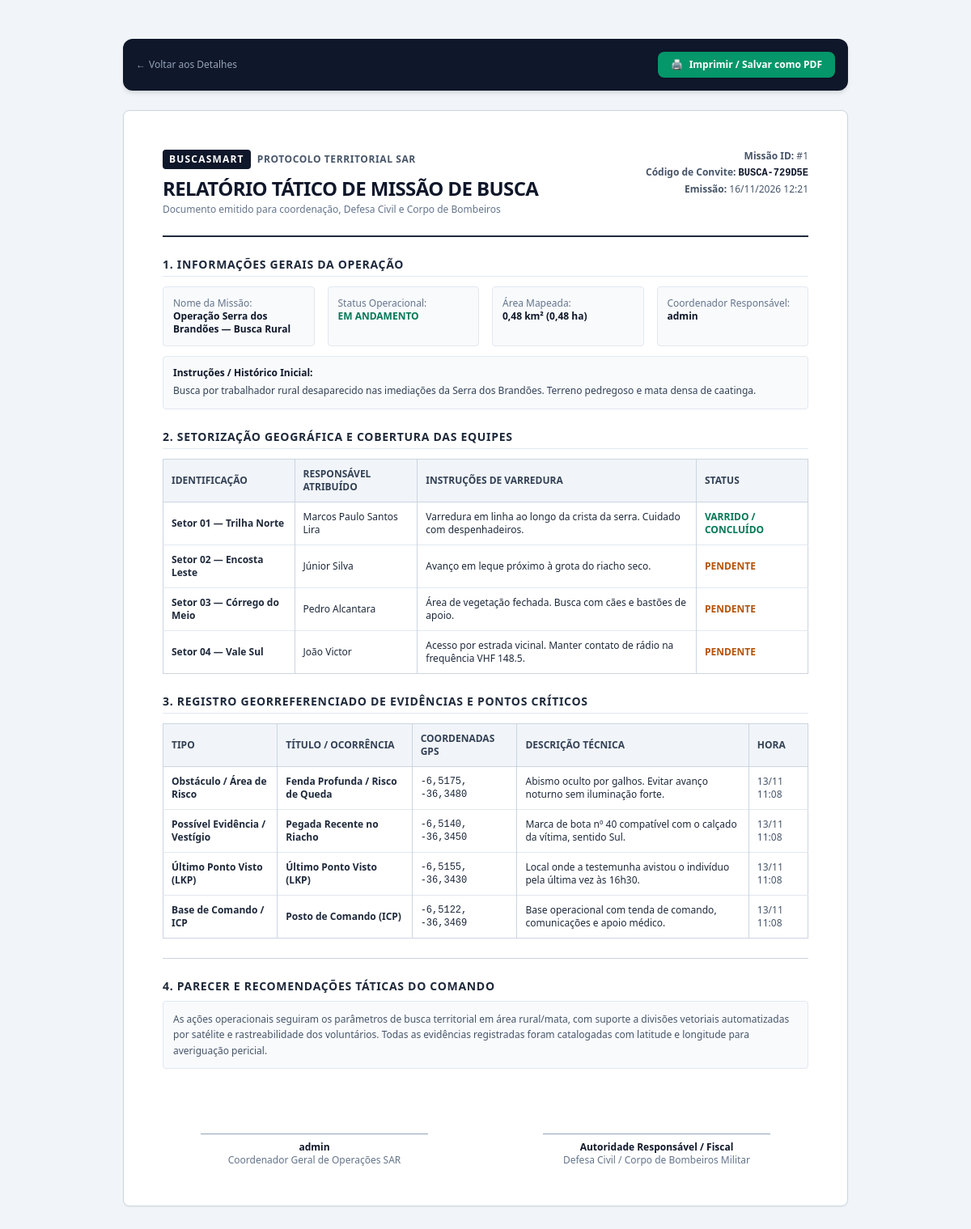
Page /relatorio/1/ on the committed database.
### operacoes/models.py (models this page shows, shortened)
class Operacao(models.Model):
  STATUS_CHOICES = [
      ('PLANEJAMENTO', 'Em Planejamento'),
      ('ANDAMENTO', 'Em Andamento'),
      ('CONCLUIDA', 'Concluída'),
  ]
  nome = models.CharField(
      max_length=150, verbose_name='Nome da Operação'
  )
  descricao = models.TextField(blank=True, verbose_name='Instruções Gerais')
  codigo_convite = models.CharField(
      max_length=15,
      default=gerar_codigo_operacao,
      unique=True,
      verbose_name='Código de Acesso',
  )
  coordenador = models.ForeignKey(
      User, on_delete=models.CASCADE, related_name='operacoes_criadas'
  )
  area_delimitada_geojson = models.JSONField(
      null=True, blank=True, verbose_name='Área Delimitada (GeoJSON)'
  )
  area_total_km2 = models.FloatField(
      default=0.0, verbose_name='Área Total (km²)'
  )
  status = models.CharField(
      max_length=20, choices=STATUS_CHOICES, default='PLANEJAMENTO'
  )
  versao = models.IntegerField(
      default=1, help_text='Incrementado a cada atualização de rota'
  )
  criado_em = models.DateTimeField(auto_now_add=True)
  atualizado_em = models.DateTimeField(auto_now=True)

class SetorRota(models.Model):
  operacao = models.ForeignKey(
      Operacao, on_delete=models.CASCADE, related_name='setores'
  )
  identificacao = models.CharField(
      max_length=100, help_text='Ex: Rota 01 — Júnior'
  )
  responsavel = models.ForeignKey(
      User,
      on_delete=models.SET_NULL,
      null=True,
      blank=True,
      related_name='rotas_atribuidas',
  )
  cor_hex = models.CharField(
      max_length=7,
      default='#3B82F6',
      help_text='Cor visual no mapa (ex: #3B82F6)',
  )
  poligono_setor_geojson = models.JSONField(null=True, blank=True)
  rota_planejada_geojson = models.JSONField(null=True, blank=True)
  instrucoes_especificas = models.TextField(blank=True)
  concluido = models.BooleanField(default=False)
  atualizado_em = models.DateTimeField(auto_now=True)

class PontoSinalizacao(models.Model):
  TIPO_CHOICES = [
      ('BASE', 'Base de Comando / ICP'),
      ('ULTIMO_PONTO', 'Último Ponto Visto (LKP)'),
      ('EVIDENCIA', 'Possível Evidência / Vestígio'),
      ('OBSTACULO', 'Obstáculo / Área de Risco'),
      ('REFERENCIA', 'Ponto de Referência'),
  ]
  operacao = models.ForeignKey(
      Operacao, on_delete=models.CASCADE, related_name='pontos'
  )
  setor = models.ForeignKey(
      SetorRota, on_delete=models.SET_NULL, null=True, blank=True
  )
  criado_por = models.ForeignKey(User, on_delete=models.SET_NULL, null=True)
  titulo = models.CharField(max_length=100)
  tipo = models.CharField(
      max_length=20, choices=TIPO_CHOICES, default='REFERENCIA'
  )
  descricao = models.TextField(blank=True)
  latitude = models.FloatField()
  longitude = models.FloatField()
  criado_em = models.DateTimeField(auto_now_add=True)

### operacoes/views.py (the view)
# urls.py: path('relatorio/<int:operacao_id>/', views.relatorio_oficial_view, name='relatorio_oficial'),
def relatorio_oficial_view(request, operacao_id):
    operacao = get_object_or_404(Operacao, id=operacao_id)
    setores = operacao.setores.all().order_by('id')
    pontos = operacao.pontos.all().order_by('-criado_em')
    context = {
        'operacao': operacao,
        'setores': setores,
        'pontos': pontos,
        'data_emissao': datetime.now(),
        'pagina_ativa': 'relatorio'
    }
    return render(request, 'operacoes/relatorio_impressao.html', context)

### operacoes/templates/operacoes/relatorio_impressao.html (shortened to what this page needs)
<!DOCTYPE html>
<html lang="pt-br">
<head>
    <script src="https://cdn.tailwindcss.com"></script>
</head>
<body class="bg-slate-100 text-slate-800 font-sans p-6 md:p-12 min-h-screen">
    <div class="no-print max-w-4xl mx-auto mb-6 flex items-center justify-between bg-slate-900 text-white p-4 rounded-xl shadow-md">
        <a href="{% url 'detalhes_operacao' operacao.id %}" class="text-xs text-slate-400 hover:text-white flex items-center gap-1">
            <span>←</span> Voltar aos Detalhes
        </a>
        <div class="flex items-center gap-3">
            <button onclick="window.print()" class="bg-emerald-600 hover:bg-emerald-500 text-white font-semibold text-xs px-4 py-2 rounded-lg flex items-center gap-2 shadow cursor-pointer transition">
                <span>🖨️</span>
                <span>Imprimir / Salvar como PDF</span>
            </button>
        </div>
    </div>
    <div class="max-w-4xl mx-auto bg-white border border-slate-300 p-8 md:p-12 shadow-sm rounded-lg space-y-6">
        <div class="border-b-2 border-slate-800 pb-6 flex items-start justify-between">
            <div>
                <div class="flex items-center gap-2">
                    <span class="bg-slate-900 text-white font-black text-xs px-2 py-1 tracking-widest rounded">BUSCASMART</span>
                    <span class="text-xs font-semibold uppercase tracking-wider text-slate-600">Protocolo Territorial SAR</span>
                </div>
                <h1 class="text-2xl font-black text-slate-900 mt-2 tracking-tight">RELATÓRIO TÁTICO DE MISSÃO DE BUSCA</h1>
                <p class="text-xs text-slate-500 mt-0.5">Documento emitido para coordenação, Defesa Civil e Corpo de Bombeiros</p>
            </div>
            <div class="text-right text-xs text-slate-600 space-y-1">
                <div><strong>Missão ID:</strong> #{{ operacao.id }}</div>
                <div><strong>Código de Convite:</strong> <span class="font-mono font-bold text-slate-900">{{ operacao.codigo_convite }}</span></div>
                <div><strong>Emissão:</strong> {{ data_emissao|date:"d/m/Y H:i" }}</div>
            </div>
        </div>
        <div>
            <h2 class="text-sm font-bold uppercase tracking-wider text-slate-800 border-b border-slate-200 pb-1 mb-3">
                1. Informações Gerais da Operação
            </h2>
            <div class="grid grid-cols-2 md:grid-cols-4 gap-4 text-xs">
                <div class="p-3 bg-slate-50 border border-slate-200 rounded">
                    <span class="text-slate-500 block">Nome da Missão:</span>
                    <strong class="text-slate-900">{{ operacao.nome }}</strong>
                </div>
                <div class="p-3 bg-slate-50 border border-slate-200 rounded">
                    <span class="text-slate-500 block">Status Operacional:</span>
                    <strong class="text-emerald-700 uppercase">{{ operacao.get_status_display }}</strong>
                </div>
                <div class="p-3 bg-slate-50 border border-slate-200 rounded">
                    <span class="text-slate-500 block">Área Mapeada:</span>
                    <strong class="text-slate-900">{{ operacao.area_total_km2 }} km² ({{ operacao.area_total_km2|floatformat:2 }} ha)</strong>
                </div>
                <div class="p-3 bg-slate-50 border border-slate-200 rounded">
                    <span class="text-slate-500 block">Coordenador Responsável:</span>
                    <strong class="text-slate-900">{{ operacao.coordenador.get_full_name|default:operacao.coordenador.username }}</strong>
                </div>
            </div>
            {% if operacao.descricao %}
            <div class="mt-3 p-3 bg-slate-50 border border-slate-200 rounded text-xs text-slate-700">
                <span class="font-bold text-slate-900">Instruções / Histórico Inicial:</span>
                <p class="mt-1 leading-relaxed">{{ operacao.descricao }}</p>
            </div>
            {% endif %}
        </div>
        <div>
            <h2 class="text-sm font-bold uppercase tracking-wider text-slate-800 border-b border-slate-200 pb-1 mb-3">
                2. Setorização Geográfica e Cobertura das Equipes
            </h2>
            <table class="w-full text-left text-xs border border-slate-300">
                <thead class="bg-slate-100 text-slate-700 uppercase font-semibold border-b border-slate-300">
                    <tr>
                        <th class="p-2.5 border-r border-slate-300">Identificação</th>
                        <th class="p-2.5 border-r border-slate-300">Responsável Atribuído</th>
                        <th class="p-2.5 border-r border-slate-300">Instruções de Varredura</th>
                        <th class="p-2.5">Status</th>
                    </tr>
                </thead>
                <tbody class="divide-y divide-slate-200">
                    {% for s in setores %}
                    <tr>
                        <td class="p-2.5 font-bold border-r border-slate-300">{{ s.identificacao }}</td>
                        <td class="p-2.5 border-r border-slate-300">{% if s.responsavel %}{{ s.responsavel.get_full_name|default:s.responsavel.username }}{% else %}Não atribuído{% endif %}</td>
                        <td class="p-2.5 border-r border-slate-300">{{ s.instrucoes_especificas|default:"Varredura de linha padrão." }}</td>
                        <td class="p-2.5 font-bold {% if s.concluido %}text-emerald-700{% else %}text-amber-700{% endif %}">
                            {% if s.concluido %}VARRIDO / CONCLUÍDO{% else %}PENDENTE{% endif %}
                        </td>
                    </tr>
                    {% empty %}
                    <tr>
                        <td colspan="4" class="p-3 text-center text-slate-500 italic">Nenhum setor registrado.</td>
                    </tr>
                    {% endfor %}
                </tbody>
            </table>
        </div>
        <div>
            <h2 class="text-sm font-bold uppercase tracking-wider text-slate-800 border-b border-slate-200 pb-1 mb-3">
                3. Registro Georreferenciado de Evidências e Pontos Críticos
            </h2>
            <table class="w-full text-left text-xs border border-slate-300">
                <thead class="bg-slate-100 text-slate-700 uppercase font-semibold border-b border-slate-300">
                    <tr>
                        <th class="p-2.5 border-r border-slate-300">Tipo</th>
                        <th class="p-2.5 border-r border-slate-300">Título / Ocorrência</th>
                        <th class="p-2.5 border-r border-slate-300">Coordenadas GPS</th>
                        <th class="p-2.5 border-r border-slate-300">Descrição Técnica</th>
                        <th class="p-2.5">Hora</th>
                    </tr>
                </thead>
                <tbody class="divide-y divide-slate-200">
                    {% for p in pontos %}
                    <tr>
                        <td class="p-2.5 font-bold border-r border-slate-300">{{ p.get_tipo_display }}</td>
                        <td class="p-2.5 font-semibold border-r border-slate-300">{{ p.titulo }}</td>
                        <td class="p-2.5 font-mono border-r border-slate-300">{{ p.latitude|floatformat:4 }}, {{ p.longitude|floatformat:4 }}</td>
                        <td class="p-2.5 border-r border-slate-300">{{ p.descricao|default:"—" }}</td>
                        <td class="p-2.5 text-slate-600">{{ p.criado_em|date:"d/m H:i" }}</td>
                    </tr>
                    {% empty %}
                    <tr>
                        <td colspan="5" class="p-3 text-center text-slate-500 italic">Nenhum ponto registrado.</td>
                    </tr>
                    {% endfor %}
                </tbody>
            </table>
        </div>
        <div class="pt-6 border-t border-slate-300 space-y-12">
            <div>
                <h2 class="text-sm font-bold uppercase tracking-wider text-slate-800 mb-2">
                    4. Parecer e Recomendações Táticas do Comando
                </h2>
                <p class="text-xs text-slate-600 leading-relaxed bg-slate-50 p-3 border border-slate-200 rounded">
                    As ações operacionais seguiram os parâmetros de busca territorial em área rural/mata,
                    com suporte a divisões vetoriais automatizadas por satélite e rastreabilidade dos voluntários.
                    Todas as evidências registradas foram catalogadas com latitude e longitude para averiguação pericial.
                </p>
            </div>
            <div class="grid grid-cols-2 gap-12 text-center text-xs pt-8">
                <div>
                    <div class="border-t border-slate-400 w-3/4 mx-auto pt-2">
                        <strong class="block text-slate-900">{{ operacao.coordenador.get_full_name|default:operacao.coordenador.username }}</strong>
                        <span class="text-slate-500">Coordenador Geral de Operações SAR</span>
                    </div>
                </div>
                <div>
                    <div class="border-t border-slate-400 w-3/4 mx-auto pt-2">
                        <strong class="block text-slate-900">Autoridade Responsável / Fiscal</strong>
                        <span class="text-slate-500">Defesa Civil / Corpo de Bombeiros Militar</span>
                    </div>
                </div>
            </div>
        </div>
    </div>
</body>
</html>

### rows in the picture
Operacao: id "1", codigo_convite "BUSCA-729D5E", nome "Operação Serra dos Brandões — Busca Rural", status "EM ANDAMENTO", area_total_km2 "0,48", coordenador.get_full_name "admin", descricao "Busca por trabalhador rural desaparecido nas imediações da Serra dos Brandões. Terreno pedregoso e mata densa de caatinga."
SetorRota: identificacao "Setor 01 — Trilha Norte", responsavel.get_full_name "Marcos Paulo Santos Lira", instrucoes_especificas "Varredura em linha ao longo da crista da serra. Cuidado com despenhadeiros.", concluido "VARRIDO / CONCLUÍDO"
SetorRota: identificacao "Setor 02 — Encosta Leste", responsavel.get_full_name "Júnior Silva", instrucoes_especificas "Avanço em leque próximo à grota do riacho seco.", concluido "PENDENTE"
SetorRota: identificacao "Setor 03 — Córrego do Meio", responsavel.get_full_name "Pedro Alcantara", instrucoes_especificas "Área de vegetação fechada. Busca com cães e bastões de apoio.", concluido "PENDENTE"
SetorRota: identificacao "Setor 04 — Vale Sul", responsavel.get_full_name "João Victor", instrucoes_especificas "Acesso por estrada vicinal. Manter contato de rádio na frequência VHF 148.5.", concluido "PENDENTE"
PontoSinalizacao: tipo "Obstáculo / Área de Risco", titulo "Fenda Profunda / Risco de Queda", latitude "-6,5175", longitude "-36,3480", descricao "Abismo oculto por galhos. Evitar avanço noturno sem iluminação forte.", criado_em "13/11 11:08"
PontoSinalizacao: tipo "Possível Evidência / Vestígio", titulo "Pegada Recente no Riacho", latitude "-6,5140", longitude "-36,3450", descricao "Marca de bota nº 40 compatível com o calçado da vítima, sentido Sul.", criado_em "13/11 11:08"
PontoSinalizacao: tipo "Último Ponto Visto (LKP)", titulo "Último Ponto Visto (LKP)", latitude "-6,5155", longitude "-36,3430", descricao "Local onde a testemunha avistou o indivíduo pela última vez às 16h30.", criado_em "13/11 11:08"
PontoSinalizacao: tipo "Base de Comando / ICP", titulo "Posto de Comando (ICP)", latitude "-6,5122", longitude "-36,3469", descricao "Base operacional com tenda de comando, comunicações e apoio médico.", criado_em "13/11 11:08"
